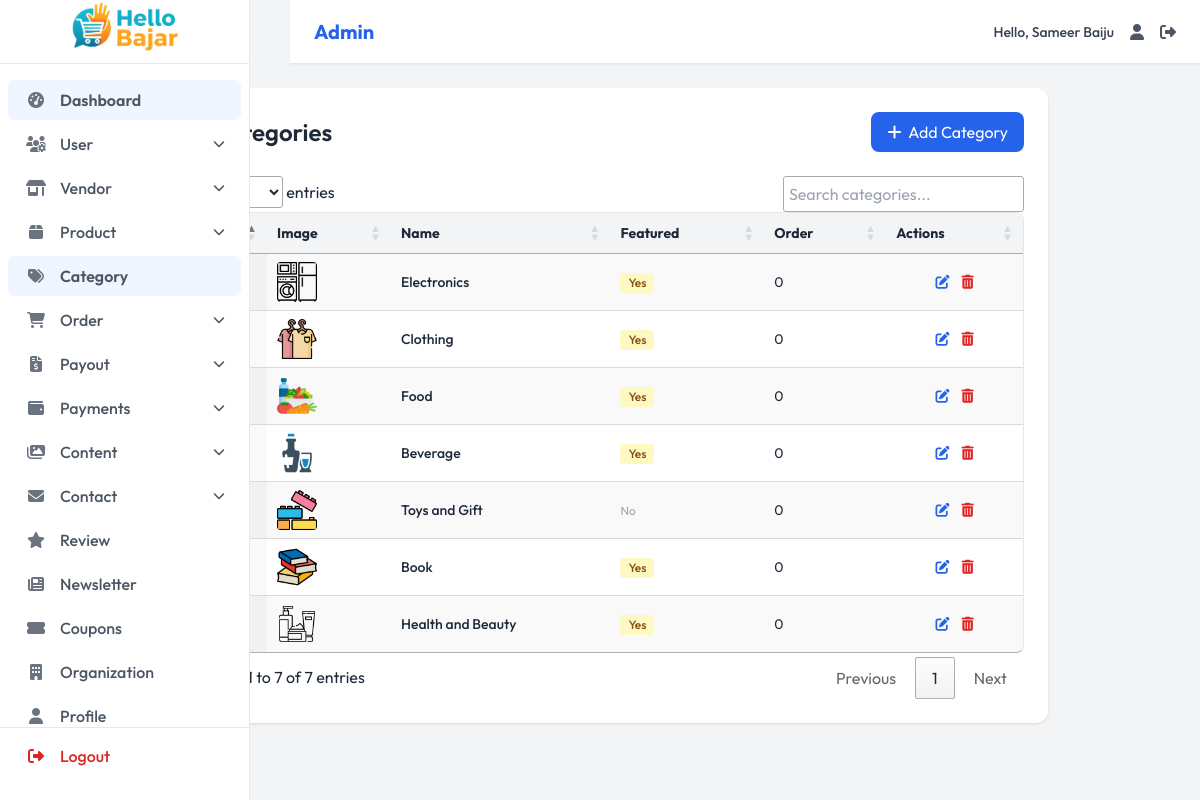
Screenshot of /admin-dashboard/categories/ (signed in) with the database file from the repository.
### dashboard/models.py (models this page shows, shortened)
class Organization(models.Model):
    name = models.CharField(max_length=200, default="My Store")
    logo = models.ImageField(upload_to='org/', blank=True, null=True)
    email = models.EmailField()
    phone = models.CharField(max_length=15)
    phone_secondary = models.CharField(max_length=15, blank=True)
    address = models.TextField()
    facebook = models.URLField(blank=True)
    instagram = models.URLField(blank=True)
    twitter = models.URLField(blank=True)
    youtube = models.URLField(blank=True)
    tiktok = models.URLField(blank=True)
    class Meta:
        verbose_name = 'Organization Info'
        verbose_name_plural = 'Organization Info'

class Category(models.Model):
    name = models.CharField(max_length=100)
    slug = models.SlugField(unique=True, blank=True)
    image = models.ImageField(upload_to='categories/', blank=True, null=True)
    order = models.PositiveIntegerField(default=0, help_text='Display order')
    is_active = models.BooleanField(default=True)
    is_featured=models.BooleanField(default=False)
    class Meta:
        verbose_name_plural = 'Categories'
        ordering = ['order', 'name']

### dashboard/views.py (the view)
    @login_required
    def wrapper(request, *args, **kwargs):
        if not hasattr(request.user, 'role') or not request.user.role.is_admin():
            return redirect('home')
        return view_func(request, *args, **kwargs)

### dashboard/models.py (called while the page is built)
    def is_admin(self):
        return self.role == 'admin'

### dashboard/views.py (called while the page is built)
def admin_required(view_func):
    @login_required
    def wrapper(request, *args, **kwargs):
        if not hasattr(request.user, 'role') or not request.user.role.is_admin():
            return redirect('home')
        return view_func(request, *args, **kwargs)
    return wrapper

@admin_required
def admin_categories_list(request):
    categories = Category.objects.all().order_by('order', 'name')
    return render(request, 'dashboard/pages/category/categories_list.html', {'categories': categories})

### templates/dashboard/pages/category/categories_list.html (shortened to what this page needs)
{% extends 'dashboard/components/base.html' %}
{% load static %}
{% block content %}
<div class="bg-white rounded-xl shadow p-6">
  <div class="flex justify-between items-center mb-6">
    <h1 class="text-2xl font-semibold text-gray-800"> Categories</h1>
    <a href="{% url 'admin_category_add' %}" class="bg-blue-600 text-white px-4 py-2 rounded-lg hover:bg-blue-700 transition">
      <i class="fas fa-plus mr-1"></i> Add Category
    </a>
  </div>
  <div class="overflow-x-auto">
    <table id="categoriesTable" class="display w-full border border-gray-200 rounded-lg text-sm">
      <thead class="bg-gray-100">
        <tr>
          <th class="px-4 py-3 text-left">ID</th>
          <th class="px-4 py-3 text-left">Image</th>
          <th class="px-4 py-3 text-left">Name</th>
          <th class="px-4 py-3 text-left">Featured</th>
          <th class="px-4 py-3 text-left">Order</th>
          <th class="px-4 py-3 text-center">Actions</th>
        </tr>
      </thead>
      <tbody>
        {% for category in categories %}
        <tr class="hover:bg-gray-50">
          <td class="px-4 py-3">{{ category.id }}</td>
          <td class="px-4 py-3">
            {% if category.image %}
              <img src="{{ category.image.url }}" alt="{{ category.name }}" class="h-10 w-10 object-cover rounded"/>
            {% else %}
              <span class="text-gray-400">-</span>
            {% endif %}
          </td>
          <td class="px-4 py-3 font-medium">{{ category.name }}</td>
          <td class="px-4 py-3">
            {% if category.is_featured %}
              <span class="inline-flex items-center px-2 py-0.5 rounded text-xs font-medium bg-yellow-100 text-yellow-800">Yes</span>
            {% else %}
              <span class="text-gray-400 text-xs">No</span>
            {% endif %}
          </td>
          <td class="px-4 py-3">{{ category.order }}</td>
      <td class="px-4 py-3 text-center">
  <div class="inline-flex items-center space-x-3 justify-center">
    <a href="{% url 'admin_category_update' category.id %}" class="text-blue-600 hover:text-blue-800" title="Edit">
      <i class="fas fa-edit"></i>
    </a>
    <a href="{% url 'admin_category_delete' category.id %}" class="text-red-600 hover:text-red-800" title="Delete" onclick="return confirm('Delete this category?')">
      <i class="fas fa-trash-alt"></i>
    </a>
  </div>
</td>
        </tr>
        {% empty %}
        <tr>
          <td colspan="7" class="text-center text-gray-500 py-6">No categories found.</td>
        </tr>
        {% endfor %}
      </tbody>
    </table>
  </div>
</div>
{% endblock %}

### templates/dashboard/components/navbar.html (shortened to what this page needs)
<nav class="navbar bg-white border-b border-gray-200 fixed top-0 md:left-[290px] left-0 right-0 z-40 flex items-center justify-between px-6 py-3 shadow-sm">
  <div class="flex items-center">
   <span class="text-xl font-bold text-blue-600">
    {% if request.user.role.role == 'admin' %}
        Admin
    {% else %}
        Vendor
    {% endif %}
</span>
  </div>
  <div class="flex items-center space-x-4">
    <span class="text-sm font-medium text-gray-700">Hello, {{user.first_name}} {{user.last_name}}</span>
    <a href="" class="hover:text-blue-600 transition-colors duration-200" title="Profile" aria-label="Profile">
      <i class="fas fa-user text-gray-600"></i>
    </a>
    <a href="{% url 'logout'%}" class="hover:text-blue-600 transition-colors duration-200" title="Logout" aria-label="Logout">
      <i class="fas fa-sign-out-alt text-gray-600"></i>
    </a>
  </div>
</nav>

### templates/dashboard/components/sidebar.html (shortened to what this page needs)
<aside
  id="sidebar"
  class="bg-white border-r border-gray-200 w-[250px] fixed inset-y-0 left-0 transform transition-transform duration-300 md:translate-x-0 -translate-x-full z-30 flex flex-col pb-6"
  aria-label="Main navigation"
>
  <div class="px-0 py-0 h-16 flex items-center border-b border-gray-200">
    <a href="{% if request.user.role.role == 'admin' %}{% url 'admin_dashboard' %}{% else %}{% url 'vendor_dashboard' %}{% endif %}"
       class="flex items-center justify-center w-full h-full"
       aria-label="Hello Bazar Dashboard">
      <img src="{{organization.logo.url}}" alt="Hello Bazar Logo" class="h-full w-full object-contain">
    </a>
  </div>
  {% if request.user.role.role == 'admin' %}
  <nav class="flex-grow overflow-y-auto py-4 text-md" aria-label="Sidebar navigation">
    <ul class="space-y-1 px-2">
      <li>
        <a href="{% url 'admin_dashboard' %}" class="sidebar-link flex items-center px-4 py-2 rounded-md text-gray-600 font-medium hover:bg-gray-100 transition-all duration-200">
          <i class="fas fa-tachometer-alt w-6 text-center text-gray-500 mr-3"></i>
          <span>Dashboard</span>
        </a>
      </li>
      <li>
        <button class="sidebar-dropdown-toggle flex items-center w-full px-4 py-2 rounded-md text-gray-600 font-medium hover:bg-gray-100 transition-all duration-200">
          <i class="fas fa-users-cog w-6 text-center text-gray-500 mr-3"></i>
          <span>User</span>
          <i class="dropdown-icon fas fa-chevron-down text-xs ml-auto transition-transform duration-200"></i>
        </button>
      </li>
      <li>
        <button class="sidebar-dropdown-toggle flex items-center w-full px-4 py-2 rounded-md text-gray-600 font-medium hover:bg-gray-100 transition-all duration-200">
          <i class="fas fa-store-alt w-6 text-center text-gray-500 mr-3"></i>
          <span>Vendor</span>
          <i class="dropdown-icon fas fa-chevron-down text-xs ml-auto transition-transform duration-200"></i>
        </button>
      </li>
      <li>
        <button class="sidebar-dropdown-toggle flex items-center w-full px-4 py-2 rounded-md text-gray-600 font-medium hover:bg-gray-100 transition-all duration-200">
          <i class="fas fa-box w-6 text-center text-gray-500 mr-3"></i>
          <span>Product</span>
          <i class="dropdown-icon fas fa-chevron-down text-xs ml-auto transition-transform duration-200"></i>
        </button>
      </li>
      <li>
        <a href="{% url 'admin_categories_list' %}" class="sidebar-link flex items-center px-4 py-2 rounded-md text-gray-600 font-medium hover:bg-gray-100 transition-all duration-200">
          <i class="fas fa-tags w-6 text-center text-gray-500 mr-3"></i>
          <span>Category</span>
        </a>
      </li>
      <li>
        <button class="sidebar-dropdown-toggle flex items-center w-full px-4 py-2 rounded-md text-gray-600 font-medium hover:bg-gray-100 transition-all duration-200">
          <i class="fas fa-shopping-cart w-6 text-center text-gray-500 mr-3"></i>
          <span>Order</span>
          <i class="dropdown-icon fas fa-chevron-down text-xs ml-auto transition-transform duration-200"></i>
        </button>
      </li>
      <li>
        <button class="sidebar-dropdown-toggle flex items-center w-full px-4 py-2 rounded-md text-gray-600 font-medium hover:bg-gray-100 transition-all duration-200">
          <i class="fas fa-file-invoice-dollar w-6 text-center text-gray-500 mr-3"></i>
          <span>Payout</span>
          <i class="dropdown-icon fas fa-chevron-down text-xs ml-auto transition-transform duration-200"></i>
        </button>
      </li>
  <li>
    <button class="sidebar-dropdown-toggle flex items-center w-full px-4 py-2 rounded-md text-gray-600 font-medium hover:bg-gray-100 transition-all duration-200">
      <i class="fas fa-wallet w-6 text-center text-gray-500 mr-3"></i>
      <span>Payments</span>
      <i class="dropdown-icon fas fa-chevron-down text-xs ml-auto transition-transform duration-200"></i>
    </button>
  </li>
      <li>
        <button class="sidebar-dropdown-toggle flex items-center w-full px-4 py-2 rounded-md text-gray-600 font-medium hover:bg-gray-100 transition-all duration-200">
          <i class="fas fa-images w-6 text-center text-gray-500 mr-3"></i>
          <span>Content</span>
          <i class="dropdown-icon fas fa-chevron-down text-xs ml-auto transition-transform duration-200"></i>
        </button>
      </li>
      <li>
        <button class="sidebar-dropdown-toggle flex items-center w-full px-4 py-2 rounded-md text-gray-600 font-medium hover:bg-gray-100 transition-all duration-200">
          <i class="fas fa-envelope w-6 text-center text-gray-500 mr-3"></i>
          <span>Contact</span>
          <i class="dropdown-icon fas fa-chevron-down text-xs ml-auto transition-transform duration-200"></i>
        </button>
      </li>
      <li>
        <a href="{% url 'admin_reviews_list' %}" class="sidebar-link flex items-center px-4 py-2 rounded-md text-gray-600 font-medium hover:bg-gray-100 transition-all duration-200">
          <i class="fas fa-star w-6 text-center text-gray-500 mr-3"></i>
          <span>Review</span>
        </a>
      </li>
      <li>
        <a href="{% url 'admin_newsletter_list' %}" class="sidebar-link flex items-center px-4 py-2 rounded-md text-gray-600 font-medium hover:bg-gray-100 transition-all duration-200">
          <i class="fas fa-newspaper w-6 text-center text-gray-500 mr-3"></i>
          <span>Newsletter</span>
        </a>
      </li>
      <li>
        <a href="{% url 'admin_coupons_list' %}" class="sidebar-link flex items-center px-4 py-2 rounded-md text-gray-600 font-medium hover:bg-gray-100 transition-all duration-200">
          <i class="fas fa-ticket-alt w-6 text-center text-gray-500 mr-3"></i>
          <span>Coupons</span>
        </a>
      </li>
      <li>
        <a href="{% url 'admin_organization_view' %}" class="sidebar-link flex items-center px-4 py-2 rounded-md text-gray-600 font-medium hover:bg-gray-100 transition-all duration-200">
          <i class="fas fa-building w-6 text-center text-gray-500 mr-3"></i>
          <span>Organization</span>
        </a>
      </li>
       <li>
        <a href="{% url 'admin_profile' %}" class="sidebar-link flex items-center px-4 py-2 rounded-md text-gray-600 font-medium hover:bg-gray-100 transition-all duration-200">
          <i class="fas fa-user w-6 text-center text-gray-500 mr-3"></i>
          <span>Profile</span>
        </a>
      </li>
    </ul>
  </nav>
  {% endif %}
  <div class="border-t border-gray-200 pt-2 px-2">
    <ul class="space-y-1">
      <li>
        <a href="{% url 'logout' %}" class="flex items-center px-4 py-2 rounded-md text-red-600 font-medium hover:bg-red-50 transition-all duration-200">
          <i class="fas fa-sign-out-alt w-6 text-center mr-3"></i>
          Logout
        </a>
      </li>
    </ul>
  </div>
</aside>

### templates/dashboard/components/base.html (style rules this page uses)
:root { --primary: #3b82f6; --primary-dark: #456fff; --primary-light: #60a5fa; --secondary: #4b5563; --success: #10b981; --warning: #f59e0b; --danger: #ef4444; --info: #06b6d4; --light: #f3f4f6; --dark: #1f2937; --white: #ffffff; --new-black-light: #344054; --new-black-light-opa: #3440543e; --new-black-dark: #1d2939; --new-blue: #456fff; --spacing-xs: 0.25rem; --spacing-sm: 0.5rem; --spacing-md: 1rem; --spacing-lg: 1.5rem; --spacing-xl: 2rem; --font-family-sans: "Outfit", "Inter", "Segoe UI", "Roboto", "Helvetica Neue", "Open Sans", sans-serif; --text-xs: 0.75rem; --text-sm: 0.875rem; --text-base: 1rem; --text-lg: 1.125rem; --text-xl: 1.25rem; --text-2xl: 1.5rem; --radius-md: 0.375rem; --radius-lg: 0.5rem; }
* { box-sizing: border-box; margin: 0; padding: 0; }
body { font-family: var(--font-family-sans); background-color: var(--light); color: var(--new-black-dark); line-height: 1.5; overflow-x: hidden; height: 100vh; transition: background-color 0.3s, color 0.3s; }
.navbar { background-color: var(--white); padding: var(--spacing-sm) var(--spacing-md); border-bottom: 1px solid var(--light); position: fixed; top: 0; left: 0; right: 0; z-index: 50; display: flex; justify-content: space-between; align-items: center; box-shadow: 0 1px 3px rgba(0, 0, 0, 0.1); height: 4rem; }

### rows the page displays
Organization: logo (picture)
Category: image (picture), name "Beverage", is_featured "Yes", order "0"
Category: image (picture), name "Book", is_featured "Yes", order "0"
Category: image (picture), name "Clothing", is_featured "Yes", order "0"
Category: image (picture), name "Electronics", is_featured "Yes", order "0"
Category: image (picture), name "Food", is_featured "Yes", order "0"
Category: image (picture), name "Health and Beauty", is_featured "Yes", order "0"
Category: image (picture), name "Toys and Gift", is_featured "No", order "0"

### other values shown
{{ user.first_name }} "Sameer"
{{ user.last_name }} "Baiju"
